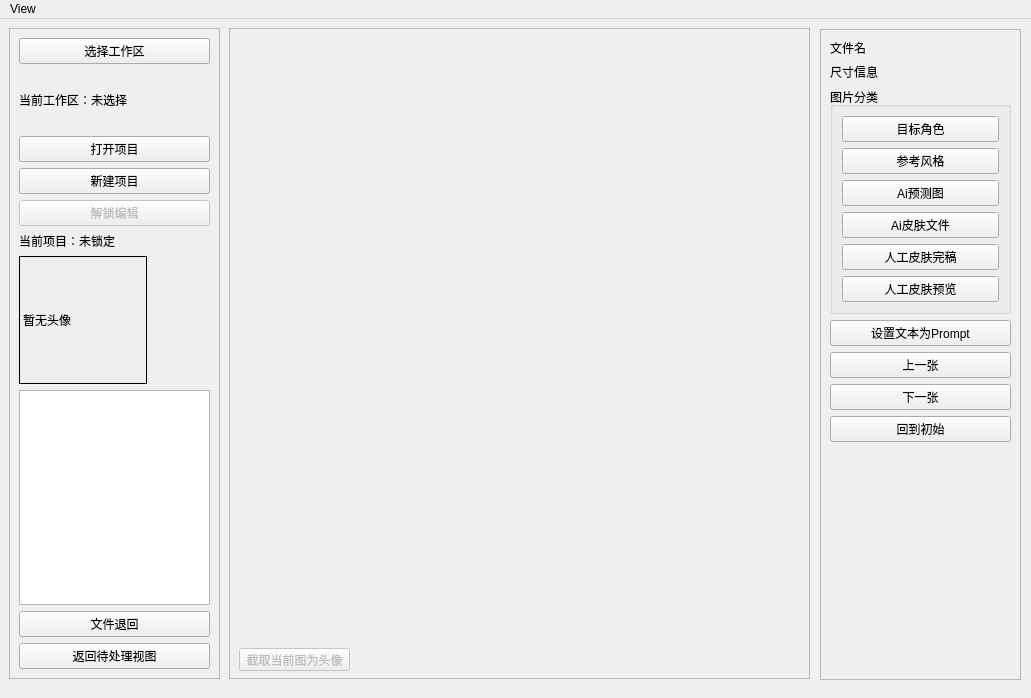
<?xml version="1.0" encoding="UTF-8"?>
<ui version="4.0">
 <class>MCSkinAppClass</class>
 <widget class="QMainWindow" name="MCSkinAppClass">
  <property name="geometry">
   <rect>
    <x>0</x>
    <y>0</y>
    <width>1031</width>
    <height>698</height>
   </rect>
  </property>
  <property name="windowTitle">
   <string>MainWindow</string>
  </property>
  <widget class="QWidget" name="centralwidget">
   <widget class="QFrame" name="imageFrame">
    <property name="geometry">
     <rect>
      <x>229</x>
      <y>9</y>
      <width>581</width>
      <height>651</height>
     </rect>
    </property>
    <property name="frameShape">
     <enum>QFrame::Shape::StyledPanel</enum>
    </property>
    <property name="frameShadow">
     <enum>QFrame::Shadow::Raised</enum>
    </property>
    <widget class="ImageCropperLabel" name="imagePreviewLabel">
     <property name="geometry">
      <rect>
       <x>20</x>
       <y>10</y>
       <width>531</width>
       <height>601</height>
      </rect>
     </property>
     <property name="text">
      <string/>
     </property>
     <property name="scaledContents">
      <bool>false</bool>
     </property>
    </widget>
    <widget class="QPushButton" name="btnCropAvatar">
     <property name="enabled">
      <bool>false</bool>
     </property>
     <property name="geometry">
      <rect>
       <x>10</x>
       <y>620</y>
       <width>111</width>
       <height>23</height>
      </rect>
     </property>
     <property name="text">
      <string>截取当前图为头像</string>
     </property>
    </widget>
   </widget>
   <widget class="QFrame" name="controlFrame">
    <property name="geometry">
     <rect>
      <x>820</x>
      <y>10</y>
      <width>201</width>
      <height>651</height>
     </rect>
    </property>
    <property name="frameShape">
     <enum>QFrame::Shape::StyledPanel</enum>
    </property>
    <property name="frameShadow">
     <enum>QFrame::Shadow::Raised</enum>
    </property>
    <layout class="QVBoxLayout" name="verticalLayout">
     <item>
      <widget class="QLabel" name="fileNameLabel">
       <property name="text">
        <string>文件名</string>
       </property>
      </widget>
     </item>
     <item>
      <widget class="QLabel" name="fileInfoLabel">
       <property name="text">
        <string>尺寸信息</string>
       </property>
      </widget>
     </item>
     <item>
      <widget class="QGroupBox" name="groupBox">
       <property name="title">
        <string>图片分类</string>
       </property>
       <layout class="QVBoxLayout" name="verticalLayout_2">
        <item>
         <widget class="QPushButton" name="btnChar">
          <property name="text">
           <string>目标角色</string>
          </property>
         </widget>
        </item>
        <item>
         <widget class="QPushButton" name="btnStyle">
          <property name="text">
           <string>参考风格</string>
          </property>
         </widget>
        </item>
        <item>
         <widget class="QPushButton" name="btnPredView">
          <property name="text">
           <string>Ai预测图</string>
          </property>
         </widget>
        </item>
        <item>
         <widget class="QPushButton" name="btnPredSkin">
          <property name="text">
           <string>Ai皮肤文件</string>
          </property>
         </widget>
        </item>
        <item>
         <widget class="QPushButton" name="btnGtSkin">
          <property name="text">
           <string>人工皮肤完稿</string>
          </property>
         </widget>
        </item>
        <item>
         <widget class="QPushButton" name="btnGtView">
          <property name="text">
           <string>人工皮肤预览</string>
          </property>
         </widget>
        </item>
       </layout>
      </widget>
     </item>
     <item>
      <widget class="QPushButton" name="btnSetPrompt">
       <property name="text">
        <string>设置文本为Prompt</string>
       </property>
      </widget>
     </item>
     <item>
      <widget class="QPushButton" name="btnPrev">
       <property name="text">
        <string>上一张</string>
       </property>
      </widget>
     </item>
     <item>
      <widget class="QPushButton" name="btnNext">
       <property name="text">
        <string>下一张</string>
       </property>
      </widget>
     </item>
     <item>
      <widget class="QPushButton" name="btnFirst">
       <property name="text">
        <string>回到初始</string>
       </property>
      </widget>
     </item>
     <item>
      <spacer name="verticalSpacer">
       <property name="orientation">
        <enum>Qt::Orientation::Vertical</enum>
       </property>
       <property name="sizeHint" stdset="0">
        <size>
         <width>20</width>
         <height>48</height>
        </size>
       </property>
      </spacer>
     </item>
    </layout>
   </widget>
   <widget class="QFrame" name="projectPanel">
    <property name="geometry">
     <rect>
      <x>9</x>
      <y>9</y>
      <width>211</width>
      <height>651</height>
     </rect>
    </property>
    <property name="frameShape">
     <enum>QFrame::Shape::StyledPanel</enum>
    </property>
    <property name="frameShadow">
     <enum>QFrame::Shadow::Raised</enum>
    </property>
    <layout class="QVBoxLayout" name="verticalLayout_3">
     <item>
      <widget class="QPushButton" name="btnSelectWorkspace">
       <property name="text">
        <string>选择工作区</string>
       </property>
      </widget>
     </item>
     <item>
      <widget class="QLabel" name="lblWorkspacePath">
       <property name="minimumSize">
        <size>
         <width>0</width>
         <height>60</height>
        </size>
       </property>
       <property name="text">
        <string>当前工作区：未选择</string>
       </property>
       <property name="wordWrap">
        <bool>true</bool>
       </property>
      </widget>
     </item>
     <item>
      <widget class="QPushButton" name="btnOpenProject">
       <property name="text">
        <string>打开项目</string>
       </property>
      </widget>
     </item>
     <item>
      <widget class="QPushButton" name="btnNewProject">
       <property name="text">
        <string>新建项目</string>
       </property>
      </widget>
     </item>
     <item>
      <widget class="QPushButton" name="btnUnlockProject">
       <property name="enabled">
        <bool>false</bool>
       </property>
       <property name="text">
        <string>解锁编辑</string>
       </property>
      </widget>
     </item>
     <item>
      <widget class="QLabel" name="lblCurrentProject">
       <property name="text">
        <string>当前项目：未锁定</string>
       </property>
      </widget>
     </item>
     <item>
      <widget class="QLabel" name="lblAvatar">
       <property name="minimumSize">
        <size>
         <width>128</width>
         <height>128</height>
        </size>
       </property>
       <property name="maximumSize">
        <size>
         <width>128</width>
         <height>128</height>
        </size>
       </property>
       <property name="frameShape">
        <enum>QFrame::Shape::Box</enum>
       </property>
       <property name="text">
        <string>暂无头像</string>
       </property>
      </widget>
     </item>
     <item>
      <widget class="QListWidget" name="listProjectFiles"/>
     </item>
     <item>
      <widget class="QPushButton" name="btnRemoveFile">
       <property name="text">
        <string>文件退回</string>
       </property>
      </widget>
     </item>
     <item>
      <widget class="QPushButton" name="btnBackToStaging">
       <property name="text">
        <string>返回待处理视图</string>
       </property>
      </widget>
     </item>
    </layout>
   </widget>
  </widget>
  <widget class="QMenuBar" name="menubar">
   <property name="geometry">
    <rect>
     <x>0</x>
     <y>0</y>
     <width>1031</width>
     <height>21</height>
    </rect>
   </property>
   <widget class="QMenu" name="menuView">
    <property name="title">
     <string>View</string>
    </property>
    <addaction name="actionGallery_Database"/>
   </widget>
   <addaction name="menuView"/>
  </widget>
  <action name="actionGallery_Database">
   <property name="text">
    <string>Gallery Database</string>
   </property>
  </action>
 </widget>
 <customwidgets>
  <customwidget>
   <class>ImageCropperLabel</class>
   <extends>QLabel</extends>
   <header>ImageCropperLabel.h</header>
  </customwidget>
 </customwidgets>
 <resources/>
 <connections/>
</ui>
